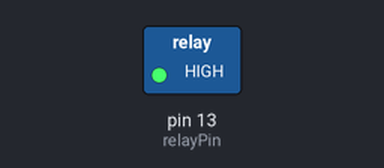
Simulated run of this sketch. Board: Arduino Uno, built with avr-gcc and run on an emulated ATmega328P. Parts: switched loads named in the sketch (green lamp = pin HIGH). What the sketch prints to the serial monitor is not drawn.

Above: at 0.1 s.
Timing chart, 0 to 1.6 s (numbered marks = the images above):
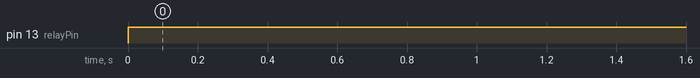

The sketch:

water_level_sensor.ino
```cpp
// Letak pin yang terhubung
int waterPin = A5;  // Pin S di pin
int relayPin = 13;  // Pin di rellay

int waterVal = 0;
unsigned long lamaHidup = 180000; // Waktu hidup relay 3 menit

void setup() {
  // put your setup code here, to run once:
  pinMode(relayPin, OUTPUT);    // Set pin rellay sebagi output
  // Menjadi output supaya nantinya bisa diset nilainya dengan digitalWrite()

  Serial.begin(9600);           // Mulai terminal agar bisa digunakan
}

void loop() {
  // put your main code here, to run repeatedly:
  waterVal = analogRead(waterPin);          // Baca nilai dari pin

  /*
    Nyalankan relay jika waterVal lebih dari 300 dan
    Padamkan relay jika waterVal kurang dari 300

    ! Disini dibagi menjadi 4 agar pembacaan program bisa lebih dimengerti
    * Hapus code program yang tidak perlu jika diinginkan ✌️
  */
  // Relay dipadamkan
  if(waterVal<=100){
    Serial.println("Water Level: Kosong");
    digitalWrite(relayPin, LOW);
    delay(1000);
  }
  else if(waterVal>100 && waterVal<=300){
    Serial.println("Water Level: Low");
    digitalWrite(relayPin, LOW);
    delay(1000);
  }

  // Relay dinyalakan
  else if(waterVal>300 && waterVal<=330){
    Serial.println("Water Level: Medium");
    digitalWrite(relayPin, HIGH);
    delay(lamaHidup); // ! Nilai delay bisa disesuaikan dengan debit air keluar
  }
  else if(waterVal>330){
    Serial.println("Water Level: High");
    digitalWrite(relayPin, HIGH);
    delay(lamaHidup); // ! Nilai delay bisa disesuaikan dengan debit air keluar
  }

  delay(10);
  // Print nilai relay di terminal
  Serial.println(waterVal);
  delay(1000);
}
```

Measured:
- by itself, pin 13 (relayPin): LOW → HIGH at 0.00 s
